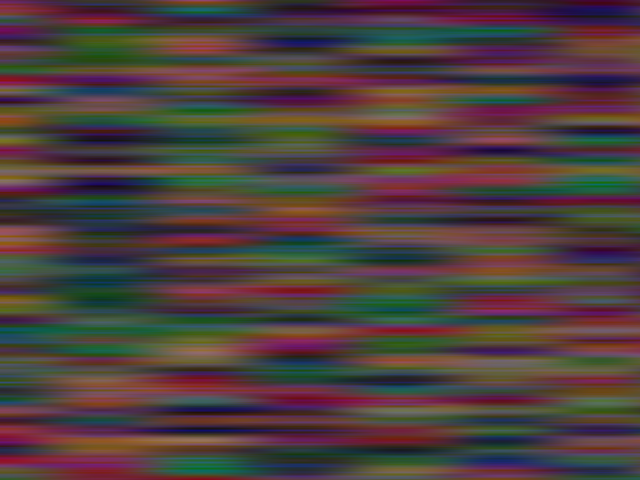
Frame 1 (no input)
Frame 60 (the mouse pressed at the canvas centre just before this capture): identical to frame 1, image omitted
Frame 120 (the mouse held since frame 60 and released just before this capture): identical to frame 1, image omitted

The Processing sketch that drew this single still picture (run headless with seeded random() and noise(); from frame 60 on, the mouse is pressed at the canvas centre):

// Processing sketch: exer_I_8
// ── exer_I_8.pde
/* Rilla's solution to exercise I.8 of Daniel Shiffman's Nature of Code

Exercise I.8
Play with color, noiseDetail(), and the rate at which xoff and yoff are incremented to 
achieve different visual effects. */

void setup() {
  size(640, 480);
}

void draw() {

  loadPixels();
  float xoff = 0.0;
  
  // 6 octaves, with each octave having 20% impact of the one immediately below it
  // NB: default is (4, 0.5);
  noiseDetail(6, 0.2);

  for (int x = 0; x < width; x++) {
    
    float yoff = 0.0;

    for (int y = 0; y < height; y++) {
      
      // determine separate vals for r, g, b based on variations of xoff and yoff fed into noise
      float r = map(noise(xoff, yoff), 0, 1, 0, 255);
      float g = map(noise(xoff+5, yoff), 0, 1, 0, 200);
      float b = map(noise(xoff, yoff*5), 0, 1, 0, 200);
      
      // put our generated color back into our pixel array
      pixels[x + y*width] = color(r, g, b);
      
      // setting the y increment to be bigger than x increment creates horizontal bands look
      yoff += 0.1;
    }
    xoff += 0.01;
  }
  updatePixels();
}
